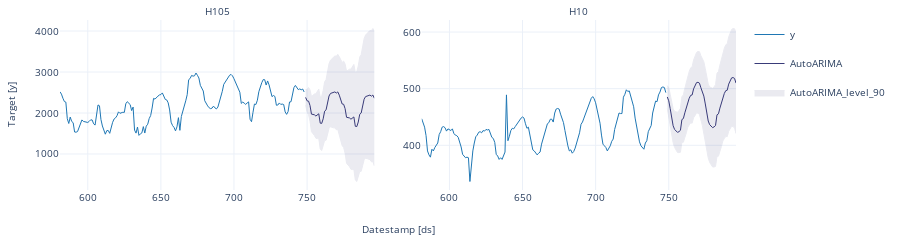

The notebook cell saved with this chart:
### Code cell
# Explore other models 
sf.plot(Y_df, forecasts_df, models=["AutoARIMA"], unique_ids=["H10", "H105"], level=[90])
